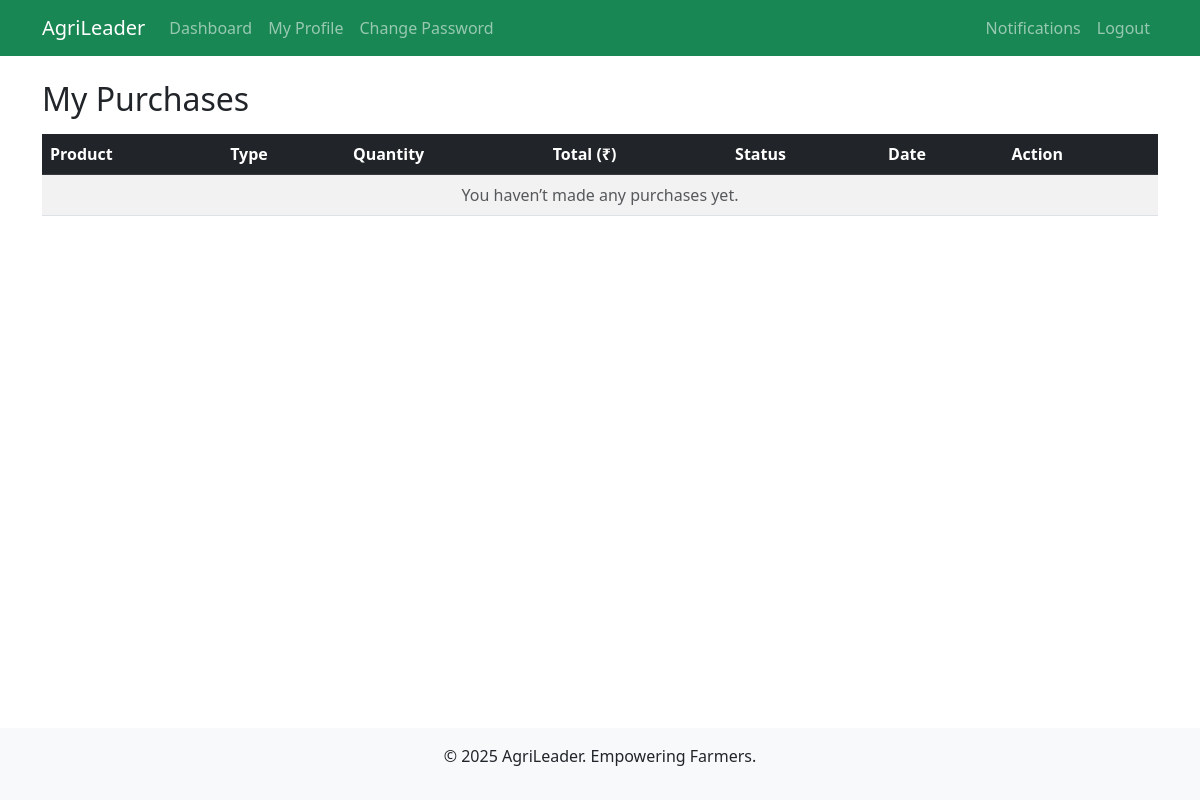
Before: /buyer/my-purchases/ (signed in) with the older database file.
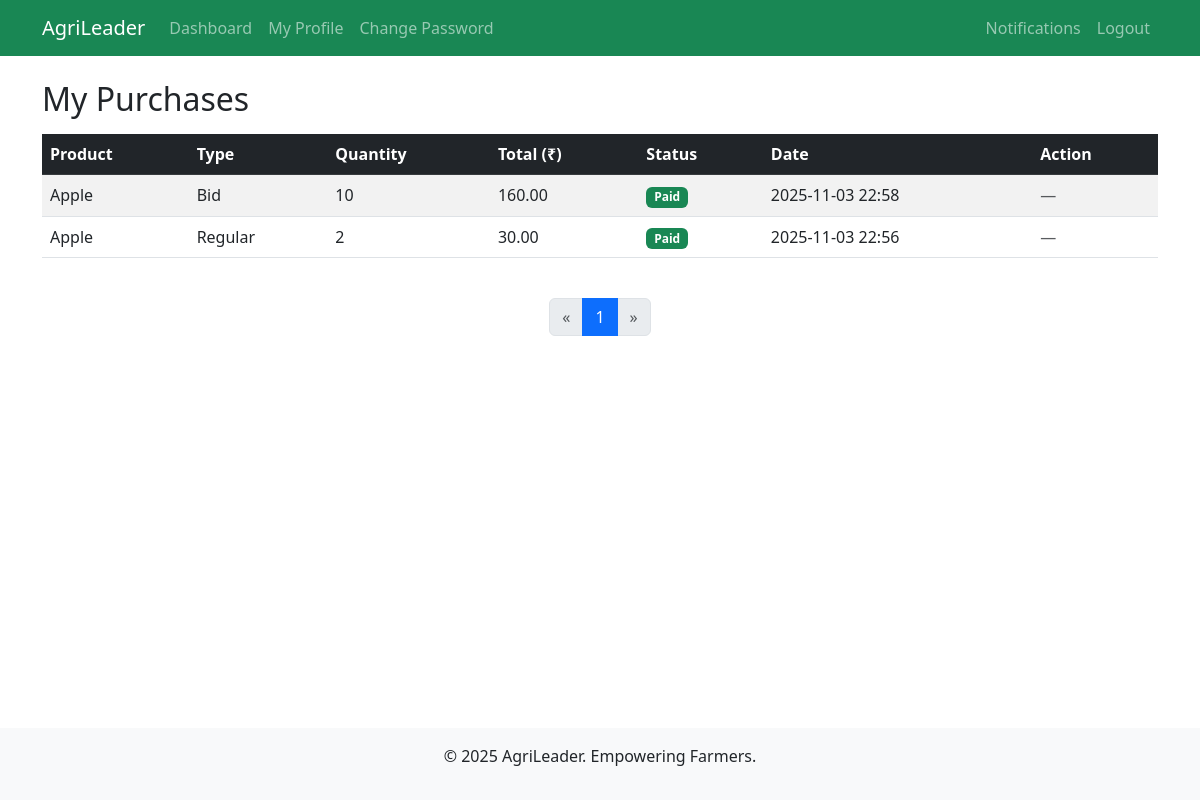
After: the same page with the newer database file.
### buyer/models.py (models this page shows, shortened)
class Purchase(models.Model):
    TYPE_CHOICES = [
        ('regular', 'Regular'),
        ('bid', 'Bid'),
    ]
    buyer = models.ForeignKey(CustomUser, on_delete=models.CASCADE, limit_choices_to={'role': 'buyer'})
    listing = models.ForeignKey(ProductListing, on_delete=models.CASCADE)
    purchase_type = models.CharField(max_length=10, choices=TYPE_CHOICES, default='regular')
    quantity = models.PositiveIntegerField(validators=[MinValueValidator(1)])
    unit_price = models.DecimalField(max_digits=10, decimal_places=2, default=0.00)
    total_price = models.DecimalField(max_digits=12, decimal_places=2)
    purchase_date = models.DateTimeField(auto_now_add=True)
    status = models.CharField(max_length=20, choices=[
        ('pending_payment', 'Pending Payment'),
        ('payment_completed', 'Payment Completed'),
        ('cancelled', 'Cancelled')
    ], default='pending_payment')
    payment = models.OneToOneField(Payment, on_delete=models.SET_NULL, null=True, blank=True)
    related_bid = models.ForeignKey(Bid, on_delete=models.SET_NULL, null=True, blank=True)

### farmer/models.py (models this page shows, shortened)
class ProductListing(models.Model):
    user = models.ForeignKey(CustomUser, on_delete=models.CASCADE, limit_choices_to={'role': 'farmer'})
    name = models.CharField(max_length=100)
    description = models.TextField()
    quantity = models.PositiveIntegerField()
    price = models.DecimalField(max_digits=10, decimal_places=2, validators=[MinValueValidator(0)])
    crop_type = models.CharField(max_length=50)
    location = models.CharField(max_length=200)
    image = models.ImageField(upload_to='listings/', blank=True)
    bid_start_time = models.DateTimeField(default=timezone.now)
    bid_end_time = models.DateTimeField(null=True, blank=True)
    is_active = models.BooleanField(default=True)
    created_at = models.DateTimeField(auto_now_add=True)

### buyer/views.py (the view)
# urls.py: path('my-purchases/', views.my_purchases, name='my_purchases'),
@login_required
def my_purchases(request):
    purchases = Purchase.objects.filter(buyer=request.user).order_by('-purchase_date')
    page_obj, purchases = paginate_queryset(request, purchases)
    return render(request, 'buyer/my_purchases.html', {'purchases': purchases, 'page_obj': page_obj})

### utils/pagination.py (called while the page is built)
def paginate_queryset(request, queryset):
    paginator = Paginator(queryset, DEFAULT_PER_PAGE)
    page_number = request.GET.get('page')
    try:
        page_obj = paginator.page(page_number)
    except PageNotAnInteger:
        page_obj = paginator.page(1)
    except EmptyPage:
        page_obj = paginator.page(paginator.num_pages)
    return page_obj, page_obj.object_list

### buyer/templates/buyer/my_purchases.html (shortened to what this page needs)
{% extends 'accounts/base.html' %}
{% block content %}
<h2 class="mb-3">My Purchases</h2>
<div class="table-responsive">
  <table class="table table-striped align-middle">
    <thead class="table-dark">
      <tr>
        <th>Product</th>
        <th>Type</th>
        <th>Quantity</th>
        <th>Total (₹)</th>
        <th>Status</th>
        <th>Date</th>
        <th>Action</th>
      </tr>
    </thead>
    <tbody>
      {% for p in purchases %}
      <tr>
        <td>{{ p.listing.name }}</td>
        <td>{{ p.purchase_type|title }}</td>
        <td>{{ p.quantity }}</td>
        <td>{{ p.total_price }}</td>
        <td>
          {% if p.status == 'payment_completed' %}
            <span class="badge bg-success">Paid</span>
          {% else %}
            <span class="badge bg-warning text-dark">Pending Payment</span>
          {% endif %}
        </td>
        <td>{{ p.purchase_date|date:"Y-m-d H:i" }}</td>
        <td>
          {% if p.status != 'payment_completed' %}
            <a href="{% url 'buyer:pay' p.id %}" class="btn btn-sm btn-primary">Pay Now</a>
          {% else %}
            <span class="text-muted">—</span>
          {% endif %}
        </td>
      </tr>
      {% empty %}
      <tr>
        <td colspan="7" class="text-center text-muted">You haven’t made any purchases yet.</td>
      </tr>
      {% endfor %}
    </tbody>
  </table>
</div>
{% include 'partials/pagination.html' %}
{% endblock %}

### accounts/templates/accounts/base.html (shortened to what this page needs)
<!DOCTYPE html>
<html lang="en">
<head>
    <link href="https://cdn.jsdelivr.net/npm/bootstrap@5.3.0/dist/css/bootstrap.min.css" rel="stylesheet">
    {% load crispy_forms_tags %}
</head>
<body class="d-flex flex-column min-vh-100">
    <nav class="navbar navbar-expand-lg navbar-dark bg-success">
        <div class="container">
            <a class="navbar-brand" href="{% url 'accounts:home' %}">AgriLeader</a>
            <div class="collapse navbar-collapse" id="navbarNav">
                <ul class="navbar-nav me-auto">
                    {% if user.is_authenticated %}
                        {% if user.role == 'farmer' %}
                            <li class="nav-item"><a class="nav-link" href="{% url 'farmer:dashboard' %}">Dashboard</a></li>
                            <li class="nav-item"><a class="nav-link" href="{% url 'farmer:cultivation_slots' %}">Cultivation Booking</a></li>
                            <li class="nav-item"><a class="nav-link" href="{% url 'farmer:storage_slots' %}">Storage Booking</a></li>
                            <li class="nav-item"><a class="nav-link" href="{% url 'accounts:profile' %}">My Profile</a></li>
                            <li class="nav-item"><a class="nav-link" href="{% url 'accounts:change_password' %}">Change Password</a></li>
                        {% elif user.role == 'buyer' %}
                            <li class="nav-item"><a class="nav-link" href="{% url 'buyer:dashboard' %}">Dashboard</a></li>
                            <li class="nav-item"><a class="nav-link" href="{% url 'accounts:profile' %}">My Profile</a></li>
                            <li class="nav-item"><a class="nav-link" href="{% url 'accounts:change_password' %}">Change Password</a></li>
                        {% elif user.role == 'admin' %}
                            <li class="nav-item"><a class="nav-link" href="{% url 'adminpanel:dashboard' %}">Dashboard</a></li>
                            <li class="nav-item"><a class="nav-link" href="{% url 'analytics:dashboard' %}">Analytics</a></li>
                        {% endif %}
                    {% endif %}
                </ul>
                <ul class="navbar-nav">
    {% if user.is_authenticated %}
        {% if user.role == 'farmer' %}
            <li class="nav-item"><a class="nav-link" href="{% url 'notifications:farmer_notifications' %}">Notifications</a></li>
        {% elif user.role == 'buyer' %}
            <li class="nav-item"><a class="nav-link" href="{% url 'notifications:buyer_notifications' %}">Notifications</a></li>
        {% elif user.role == 'admin' %}
            <li class="nav-item"><a class="nav-link" href="{% url 'notifications:admin_notifications' %}">Notifications</a></li>
        {% else %}
            <li class="nav-item"><a class="nav-link" href="{% url 'notifications:dashboard' %}">Notifications</a></li>
        {% endif %}
        <li class="nav-item"><a class="nav-link" href="{% url 'accounts:logout' %}">Logout</a></li>
    {% else %}
        <li class="nav-item"><a class="nav-link" href="{% url 'accounts:login' %}">Login</a></li>
        <li class="nav-item"><a class="nav-link" href="{% url 'accounts:register' %}">Register</a></li>
    {% endif %}
</ul>
            </div>
        </div>
    </nav>
    <main class="container my-4 flex-grow-1">
        {% block content %}{% endblock %}
    </main>
    <footer class="bg-light text-center py-3 mt-auto">
        <p>&copy; 2025 AgriLeader. Empowering Farmers.</p>
    </footer>
</body>
</html>

### templates/partials/pagination.html (shortened to what this page needs)
{% if page_obj %}
<nav aria-label="Page navigation" class="mt-4">
    <ul class="pagination justify-content-center">
        {% if page_obj.has_previous %}
            <li class="page-item">
                <a class="page-link" href="?page={{ page_obj.previous_page_number }}">&laquo;</a>
            </li>
        {% else %}
            <li class="page-item disabled">
                <span class="page-link">&laquo;</span>
            </li>
        {% endif %}
        {% for num in page_obj.paginator.page_range %}
            <li class="page-item {% if page_obj.number == num %}active{% endif %}">
                <a class="page-link" href="?page={{ num }}">{{ num }}</a>
            </li>
        {% endfor %}
        {% if page_obj.has_next %}
            <li class="page-item">
                <a class="page-link" href="?page={{ page_obj.next_page_number }}">&raquo;</a>
            </li>
        {% else %}
            <li class="page-item disabled">
                <span class="page-link">&raquo;</span>
            </li>
        {% endif %}
    </ul>
</nav>
{% endif %}

Changed rows visible on the page:
added Purchase: listing.name "Apple", purchase_type "Bid", quantity "10", total_price "160.00", shows "Paid", purchase_date "2025-11-03 22:58"
added Purchase: listing.name "Apple", purchase_type "Regular", quantity "2", total_price "30.00", shows "Paid", purchase_date "2025-11-03 22:56"
Other visible differences:
text no longer shown: "You haven’t made any purchases yet."
new list line: "1"
